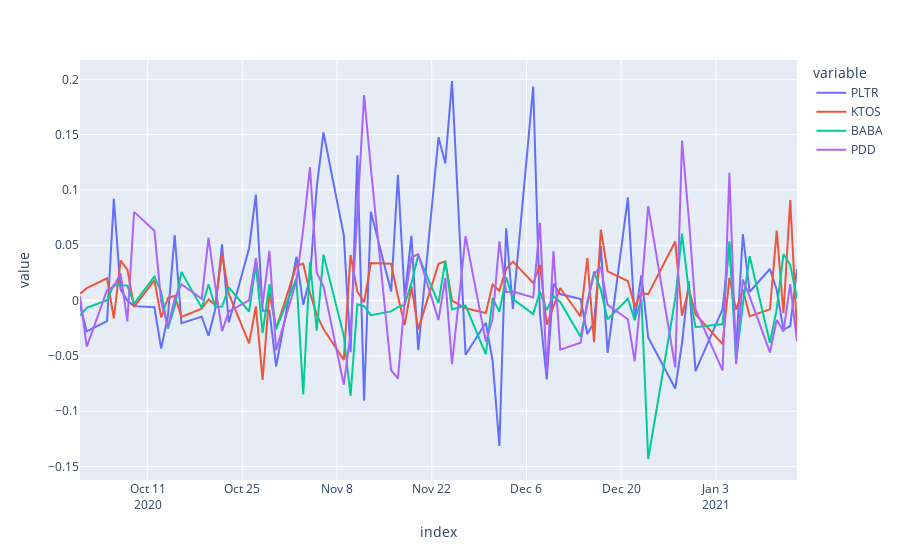

Here is the notebook cell this chart was saved with:
### Code cell
fig = px.line(log_returns, x=log_returns.index, y=log_returns.columns)
fig.show()
